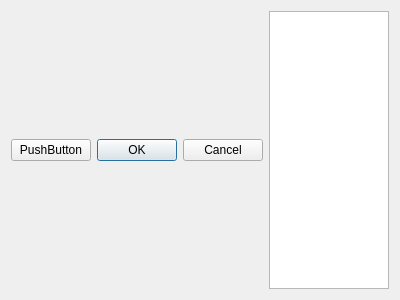
<?xml version="1.0" encoding="UTF-8"?>
<ui version="4.0">
 <class>approxwindow</class>
 <widget class="QDialog" name="approxwindow">
  <property name="geometry">
   <rect>
    <x>0</x>
    <y>0</y>
    <width>400</width>
    <height>300</height>
   </rect>
  </property>
  <property name="windowTitle">
   <string>Dialog</string>
  </property>
  <layout class="QHBoxLayout" name="horizontalLayout">
   <item>
    <widget class="QPushButton" name="button1">
     <property name="text">
      <string>PushButton</string>
     </property>
    </widget>
   </item>
   <item>
    <widget class="QDialogButtonBox" name="buttonBox">
     <property name="standardButtons">
      <set>QDialogButtonBox::Cancel|QDialogButtonBox::Ok</set>
     </property>
    </widget>
   </item>
   <item>
    <widget class="QTextEdit" name="textEdit"/>
   </item>
  </layout>
 </widget>
 <resources/>
 <connections/>
</ui>
